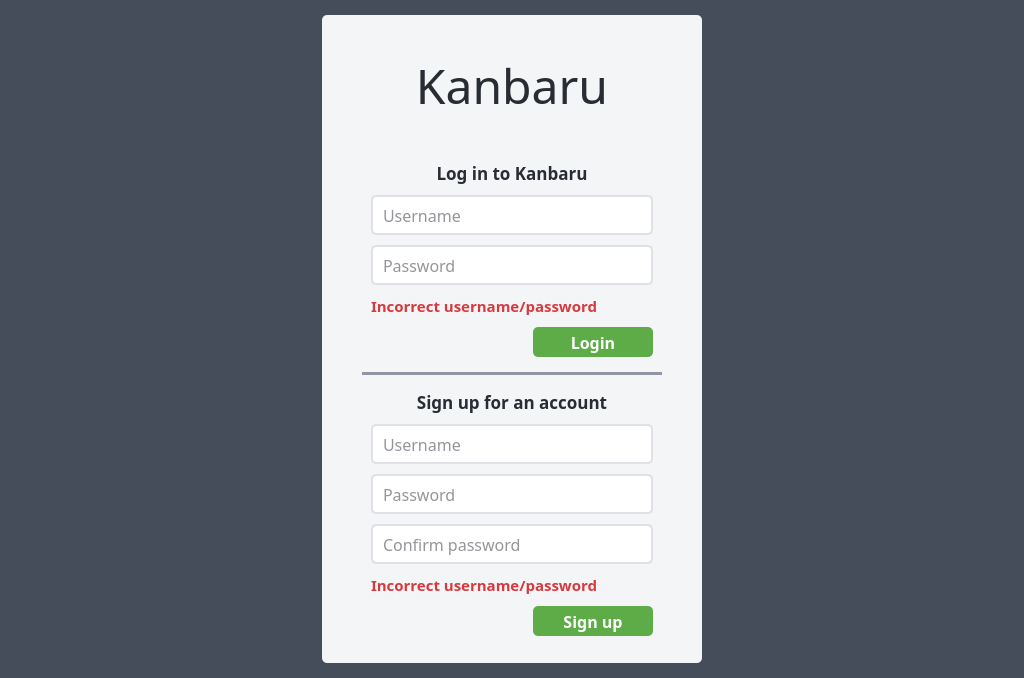
<?xml version="1.0" encoding="UTF-8"?>
<ui version="4.0">
 <class>MainWindow</class>
 <widget class="QMainWindow" name="MainWindow">
  <property name="geometry">
   <rect>
    <x>0</x>
    <y>0</y>
    <width>1024</width>
    <height>678</height>
   </rect>
  </property>
  <property name="windowTitle">
   <string>Welcome</string>
  </property>
  <property name="styleSheet">
   <string notr="true">background-color: #454c5a;</string>
  </property>
  <widget class="QWidget" name="centralwidget">
   <layout class="QVBoxLayout" name="verticalLayout_3">
    <property name="spacing">
     <number>0</number>
    </property>
    <property name="leftMargin">
     <number>0</number>
    </property>
    <property name="topMargin">
     <number>0</number>
    </property>
    <property name="rightMargin">
     <number>0</number>
    </property>
    <property name="bottomMargin">
     <number>0</number>
    </property>
    <item>
     <widget class="QWidget" name="widget" native="true">
      <layout class="QHBoxLayout" name="horizontalLayout_2">
       <property name="leftMargin">
        <number>15</number>
       </property>
       <property name="topMargin">
        <number>15</number>
       </property>
       <property name="rightMargin">
        <number>15</number>
       </property>
       <property name="bottomMargin">
        <number>15</number>
       </property>
       <item>
        <spacer name="horizontalSpacer_4">
         <property name="orientation">
          <enum>Qt::Horizontal</enum>
         </property>
         <property name="sizeType">
          <enum>QSizePolicy::Expanding</enum>
         </property>
         <property name="sizeHint" stdset="0">
          <size>
           <width>0</width>
           <height>0</height>
          </size>
         </property>
        </spacer>
       </item>
       <item>
        <widget class="QWidget" name="widget_4" native="true">
         <layout class="QVBoxLayout" name="verticalLayout_6">
          <property name="spacing">
           <number>0</number>
          </property>
          <property name="leftMargin">
           <number>0</number>
          </property>
          <property name="topMargin">
           <number>0</number>
          </property>
          <property name="rightMargin">
           <number>0</number>
          </property>
          <property name="bottomMargin">
           <number>0</number>
          </property>
          <item>
           <spacer name="verticalSpacer_4">
            <property name="orientation">
             <enum>Qt::Vertical</enum>
            </property>
            <property name="sizeHint" stdset="0">
             <size>
              <width>0</width>
              <height>0</height>
             </size>
            </property>
           </spacer>
          </item>
          <item>
           <widget class="QWidget" name="widget" native="true">
            <property name="styleSheet">
             <string notr="true">background-color: #f4f5f7;
border-radius: 5px;</string>
            </property>
            <layout class="QVBoxLayout" name="verticalLayout">
             <property name="spacing">
              <number>12</number>
             </property>
             <property name="leftMargin">
              <number>10</number>
             </property>
             <property name="topMargin">
              <number>10</number>
             </property>
             <property name="rightMargin">
              <number>10</number>
             </property>
             <property name="bottomMargin">
              <number>10</number>
             </property>
             <item>
              <layout class="QHBoxLayout" name="horizontalLayout_3">
               <item>
                <layout class="QVBoxLayout" name="verticalLayout_2">
                 <property name="spacing">
                  <number>15</number>
                 </property>
                 <property name="leftMargin">
                  <number>30</number>
                 </property>
                 <property name="topMargin">
                  <number>0</number>
                 </property>
                 <property name="rightMargin">
                  <number>30</number>
                 </property>
                 <property name="bottomMargin">
                  <number>0</number>
                 </property>
                 <item>
                  <spacer name="verticalSpacer">
                   <property name="orientation">
                    <enum>Qt::Vertical</enum>
                   </property>
                   <property name="sizeHint" stdset="0">
                    <size>
                     <width>20</width>
                     <height>40</height>
                    </size>
                   </property>
                  </spacer>
                 </item>
                 <item>
                  <widget class="QLabel" name="label_8">
                   <property name="font">
                    <font>
                     <family>Torus Pro</family>
                     <pointsize>36</pointsize>
                     <bold>false</bold>
                    </font>
                   </property>
                   <property name="styleSheet">
                    <string notr="true">color: #282c33;</string>
                   </property>
                   <property name="text">
                    <string>Kanbaru</string>
                   </property>
                   <property name="alignment">
                    <set>Qt::AlignCenter</set>
                   </property>
                   <property name="wordWrap">
                    <bool>true</bool>
                   </property>
                  </widget>
                 </item>
                 <item>
                  <spacer name="verticalSpacer_5">
                   <property name="orientation">
                    <enum>Qt::Vertical</enum>
                   </property>
                   <property name="sizeHint" stdset="0">
                    <size>
                     <width>20</width>
                     <height>40</height>
                    </size>
                   </property>
                  </spacer>
                 </item>
                 <item>
                  <widget class="QWidget" name="widget_2" native="true">
                   <layout class="QVBoxLayout" name="verticalLayout_4">
                    <property name="spacing">
                     <number>10</number>
                    </property>
                    <property name="topMargin">
                     <number>0</number>
                    </property>
                    <property name="bottomMargin">
                     <number>0</number>
                    </property>
                    <item>
                     <widget class="QLabel" name="label_2">
                      <property name="font">
                       <font>
                        <family>Torus Pro</family>
                        <pointsize>13</pointsize>
                        <bold>true</bold>
                       </font>
                      </property>
                      <property name="styleSheet">
                       <string notr="true">color: #282c33;</string>
                      </property>
                      <property name="text">
                       <string>Log in to Kanbaru</string>
                      </property>
                      <property name="alignment">
                       <set>Qt::AlignCenter</set>
                      </property>
                      <property name="wordWrap">
                       <bool>true</bool>
                      </property>
                     </widget>
                    </item>
                    <item>
                     <widget class="QLineEdit" name="lineEdit_login_username">
                      <property name="minimumSize">
                       <size>
                        <width>0</width>
                        <height>40</height>
                       </size>
                      </property>
                      <property name="font">
                       <font>
                        <family>Torus Pro</family>
                        <pointsize>12</pointsize>
                       </font>
                      </property>
                      <property name="styleSheet">
                       <string notr="true">QLineEdit {border-color: #dfe1e6; border-width: 1.5px; border-style: solid; color: #282c33; border-radius: 5px; background-color: #ffffff; padding: 0px 0px 0px 8px}
QLineEdit:focus {border-color: #6badee;}</string>
                      </property>
                      <property name="placeholderText">
                       <string>Username</string>
                      </property>
                      <property name="clearButtonEnabled">
                       <bool>true</bool>
                      </property>
                     </widget>
                    </item>
                    <item>
                     <widget class="QLineEdit" name="lineEdit_2_login_passwd">
                      <property name="minimumSize">
                       <size>
                        <width>0</width>
                        <height>40</height>
                       </size>
                      </property>
                      <property name="font">
                       <font>
                        <family>Torus Pro</family>
                        <pointsize>12</pointsize>
                       </font>
                      </property>
                      <property name="styleSheet">
                       <string notr="true">QLineEdit {border-color: #dfe1e6; border-width: 1.5px; border-style: solid; color: #282c33; border-radius: 5px; background-color: #ffffff; padding: 0px 0px 0px 8px}
QLineEdit:focus {border-color: #6badee;}</string>
                      </property>
                      <property name="echoMode">
                       <enum>QLineEdit::Password</enum>
                      </property>
                      <property name="placeholderText">
                       <string>Password</string>
                      </property>
                      <property name="clearButtonEnabled">
                       <bool>true</bool>
                      </property>
                     </widget>
                    </item>
                    <item>
                     <widget class="QLabel" name="label_login_msg">
                      <property name="font">
                       <font>
                        <family>Torus Pro</family>
                        <pointsize>11</pointsize>
                        <bold>true</bold>
                       </font>
                      </property>
                      <property name="styleSheet">
                       <string notr="true">color: #d63a3e;</string>
                      </property>
                      <property name="text">
                       <string>Incorrect username/password</string>
                      </property>
                      <property name="wordWrap">
                       <bool>true</bool>
                      </property>
                     </widget>
                    </item>
                    <item>
                     <layout class="QHBoxLayout" name="horizontalLayout">
                      <property name="spacing">
                       <number>0</number>
                      </property>
                      <item>
                       <spacer name="horizontalSpacer">
                        <property name="orientation">
                         <enum>Qt::Horizontal</enum>
                        </property>
                        <property name="sizeHint" stdset="0">
                         <size>
                          <width>40</width>
                          <height>20</height>
                         </size>
                        </property>
                       </spacer>
                      </item>
                      <item>
                       <widget class="QPushButton" name="btn_login">
                        <property name="sizePolicy">
                         <sizepolicy hsizetype="Fixed" vsizetype="Fixed">
                          <horstretch>0</horstretch>
                          <verstretch>0</verstretch>
                         </sizepolicy>
                        </property>
                        <property name="minimumSize">
                         <size>
                          <width>120</width>
                          <height>30</height>
                         </size>
                        </property>
                        <property name="font">
                         <font>
                          <family>Torus Pro</family>
                          <pointsize>12</pointsize>
                          <bold>true</bold>
                         </font>
                        </property>
                        <property name="cursor">
                         <cursorShape>PointingHandCursor</cursorShape>
                        </property>
                        <property name="styleSheet">
                         <string notr="true">QPushButton {background-color: #5dac48; color: #ffffff; border-radius: 5px}
QPushButton:hover {background-color: #64bd53;}
QPushButton:focus {border-color: #000000; border-width: 1.5px; border-style: solid;}</string>
                        </property>
                        <property name="text">
                         <string>Login</string>
                        </property>
                       </widget>
                      </item>
                     </layout>
                    </item>
                   </layout>
                  </widget>
                 </item>
                 <item>
                  <widget class="Line" name="line_2">
                   <property name="styleSheet">
                    <string notr="true">background-color: #9096a6;</string>
                   </property>
                   <property name="frameShadow">
                    <enum>QFrame::Plain</enum>
                   </property>
                   <property name="lineWidth">
                    <number>0</number>
                   </property>
                   <property name="midLineWidth">
                    <number>0</number>
                   </property>
                   <property name="orientation">
                    <enum>Qt::Horizontal</enum>
                   </property>
                  </widget>
                 </item>
                 <item>
                  <widget class="QWidget" name="widget_3" native="true">
                   <layout class="QVBoxLayout" name="verticalLayout_5">
                    <property name="spacing">
                     <number>10</number>
                    </property>
                    <property name="topMargin">
                     <number>0</number>
                    </property>
                    <property name="bottomMargin">
                     <number>0</number>
                    </property>
                    <item>
                     <widget class="QLabel" name="label_3">
                      <property name="font">
                       <font>
                        <family>Torus Pro</family>
                        <pointsize>13</pointsize>
                        <bold>true</bold>
                       </font>
                      </property>
                      <property name="styleSheet">
                       <string notr="true">color: #282c33;</string>
                      </property>
                      <property name="text">
                       <string>Sign up for an account</string>
                      </property>
                      <property name="alignment">
                       <set>Qt::AlignCenter</set>
                      </property>
                      <property name="wordWrap">
                       <bool>true</bool>
                      </property>
                     </widget>
                    </item>
                    <item>
                     <widget class="QLineEdit" name="lineEdit_sign_up_username">
                      <property name="minimumSize">
                       <size>
                        <width>0</width>
                        <height>40</height>
                       </size>
                      </property>
                      <property name="font">
                       <font>
                        <family>Torus Pro</family>
                        <pointsize>12</pointsize>
                       </font>
                      </property>
                      <property name="styleSheet">
                       <string notr="true">QLineEdit {border-color: #dfe1e6; border-width: 1.5px; border-style: solid; color: #282c33; border-radius: 5px; background-color: #ffffff; padding: 0px 0px 0px 8px}
QLineEdit:focus {border-color: #6badee;}</string>
                      </property>
                      <property name="placeholderText">
                       <string>Username</string>
                      </property>
                      <property name="clearButtonEnabled">
                       <bool>true</bool>
                      </property>
                     </widget>
                    </item>
                    <item>
                     <widget class="QLineEdit" name="lineEdit_sign_up_passwd">
                      <property name="minimumSize">
                       <size>
                        <width>0</width>
                        <height>40</height>
                       </size>
                      </property>
                      <property name="font">
                       <font>
                        <family>Torus Pro</family>
                        <pointsize>12</pointsize>
                       </font>
                      </property>
                      <property name="styleSheet">
                       <string notr="true">QLineEdit {border-color: #dfe1e6; border-width: 1.5px; border-style: solid; color: #282c33; border-radius: 5px; background-color: #ffffff; padding: 0px 0px 0px 8px}
QLineEdit:focus {border-color: #6badee;}</string>
                      </property>
                      <property name="echoMode">
                       <enum>QLineEdit::Password</enum>
                      </property>
                      <property name="placeholderText">
                       <string>Password</string>
                      </property>
                      <property name="clearButtonEnabled">
                       <bool>true</bool>
                      </property>
                     </widget>
                    </item>
                    <item>
                     <widget class="QLineEdit" name="lineEdit_sign_up_con_passwd">
                      <property name="minimumSize">
                       <size>
                        <width>0</width>
                        <height>40</height>
                       </size>
                      </property>
                      <property name="font">
                       <font>
                        <family>Torus Pro</family>
                        <pointsize>12</pointsize>
                       </font>
                      </property>
                      <property name="styleSheet">
                       <string notr="true">QLineEdit {border-color: #dfe1e6; border-width: 1.5px; border-style: solid; color: #282c33; border-radius: 5px; background-color: #ffffff; padding: 0px 0px 0px 8px}
QLineEdit:focus {border-color: #6badee;}</string>
                      </property>
                      <property name="echoMode">
                       <enum>QLineEdit::Password</enum>
                      </property>
                      <property name="placeholderText">
                       <string>Confirm password</string>
                      </property>
                      <property name="clearButtonEnabled">
                       <bool>true</bool>
                      </property>
                     </widget>
                    </item>
                    <item>
                     <widget class="QLabel" name="label_sign_up_msg">
                      <property name="font">
                       <font>
                        <family>Torus Pro</family>
                        <pointsize>11</pointsize>
                        <bold>true</bold>
                       </font>
                      </property>
                      <property name="styleSheet">
                       <string notr="true">color: #d63a3e;</string>
                      </property>
                      <property name="text">
                       <string>Incorrect username/password</string>
                      </property>
                      <property name="wordWrap">
                       <bool>true</bool>
                      </property>
                     </widget>
                    </item>
                    <item>
                     <layout class="QHBoxLayout" name="horizontalLayout_4">
                      <property name="spacing">
                       <number>0</number>
                      </property>
                      <item>
                       <spacer name="horizontalSpacer_2">
                        <property name="orientation">
                         <enum>Qt::Horizontal</enum>
                        </property>
                        <property name="sizeHint" stdset="0">
                         <size>
                          <width>40</width>
                          <height>20</height>
                         </size>
                        </property>
                       </spacer>
                      </item>
                      <item>
                       <widget class="QPushButton" name="btn_sign_up">
                        <property name="sizePolicy">
                         <sizepolicy hsizetype="Fixed" vsizetype="Fixed">
                          <horstretch>0</horstretch>
                          <verstretch>0</verstretch>
                         </sizepolicy>
                        </property>
                        <property name="minimumSize">
                         <size>
                          <width>120</width>
                          <height>30</height>
                         </size>
                        </property>
                        <property name="font">
                         <font>
                          <family>Torus Pro</family>
                          <pointsize>12</pointsize>
                          <bold>true</bold>
                         </font>
                        </property>
                        <property name="cursor">
                         <cursorShape>PointingHandCursor</cursorShape>
                        </property>
                        <property name="styleSheet">
                         <string notr="true">QPushButton {background-color: #5dac48; color: #ffffff; border-radius: 5px}
QPushButton:hover {background-color: #64bd53;}
QPushButton:focus {border-color: #000000; border-width: 1.5px; border-style: solid;}</string>
                        </property>
                        <property name="text">
                         <string>Sign up</string>
                        </property>
                       </widget>
                      </item>
                     </layout>
                    </item>
                   </layout>
                  </widget>
                 </item>
                 <item>
                  <spacer name="verticalSpacer_2">
                   <property name="orientation">
                    <enum>Qt::Vertical</enum>
                   </property>
                   <property name="sizeHint" stdset="0">
                    <size>
                     <width>20</width>
                     <height>30</height>
                    </size>
                   </property>
                  </spacer>
                 </item>
                 <item>
                  <spacer name="horizontalSpacer_5">
                   <property name="orientation">
                    <enum>Qt::Horizontal</enum>
                   </property>
                   <property name="sizeType">
                    <enum>QSizePolicy::Fixed</enum>
                   </property>
                   <property name="sizeHint" stdset="0">
                    <size>
                     <width>300</width>
                     <height>0</height>
                    </size>
                   </property>
                  </spacer>
                 </item>
                </layout>
               </item>
              </layout>
             </item>
            </layout>
           </widget>
          </item>
          <item>
           <spacer name="verticalSpacer_3">
            <property name="orientation">
             <enum>Qt::Vertical</enum>
            </property>
            <property name="sizeHint" stdset="0">
             <size>
              <width>0</width>
              <height>0</height>
             </size>
            </property>
           </spacer>
          </item>
         </layout>
        </widget>
       </item>
       <item>
        <spacer name="horizontalSpacer_3">
         <property name="orientation">
          <enum>Qt::Horizontal</enum>
         </property>
         <property name="sizeType">
          <enum>QSizePolicy::Expanding</enum>
         </property>
         <property name="sizeHint" stdset="0">
          <size>
           <width>0</width>
           <height>0</height>
          </size>
         </property>
        </spacer>
       </item>
      </layout>
     </widget>
    </item>
   </layout>
  </widget>
 </widget>
 <resources/>
 <connections/>
</ui>
